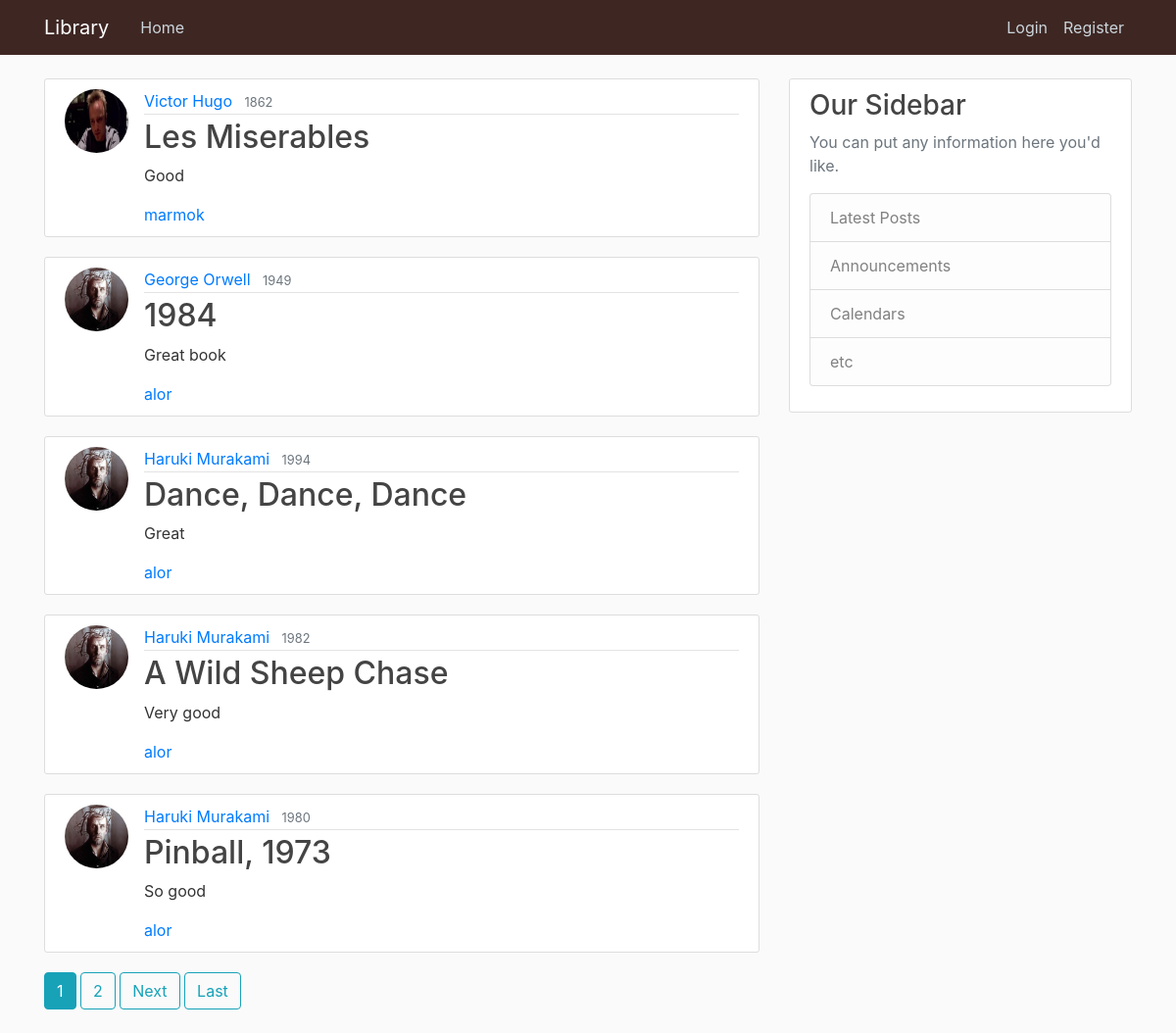
/, run on an earlier commit of the app's database.
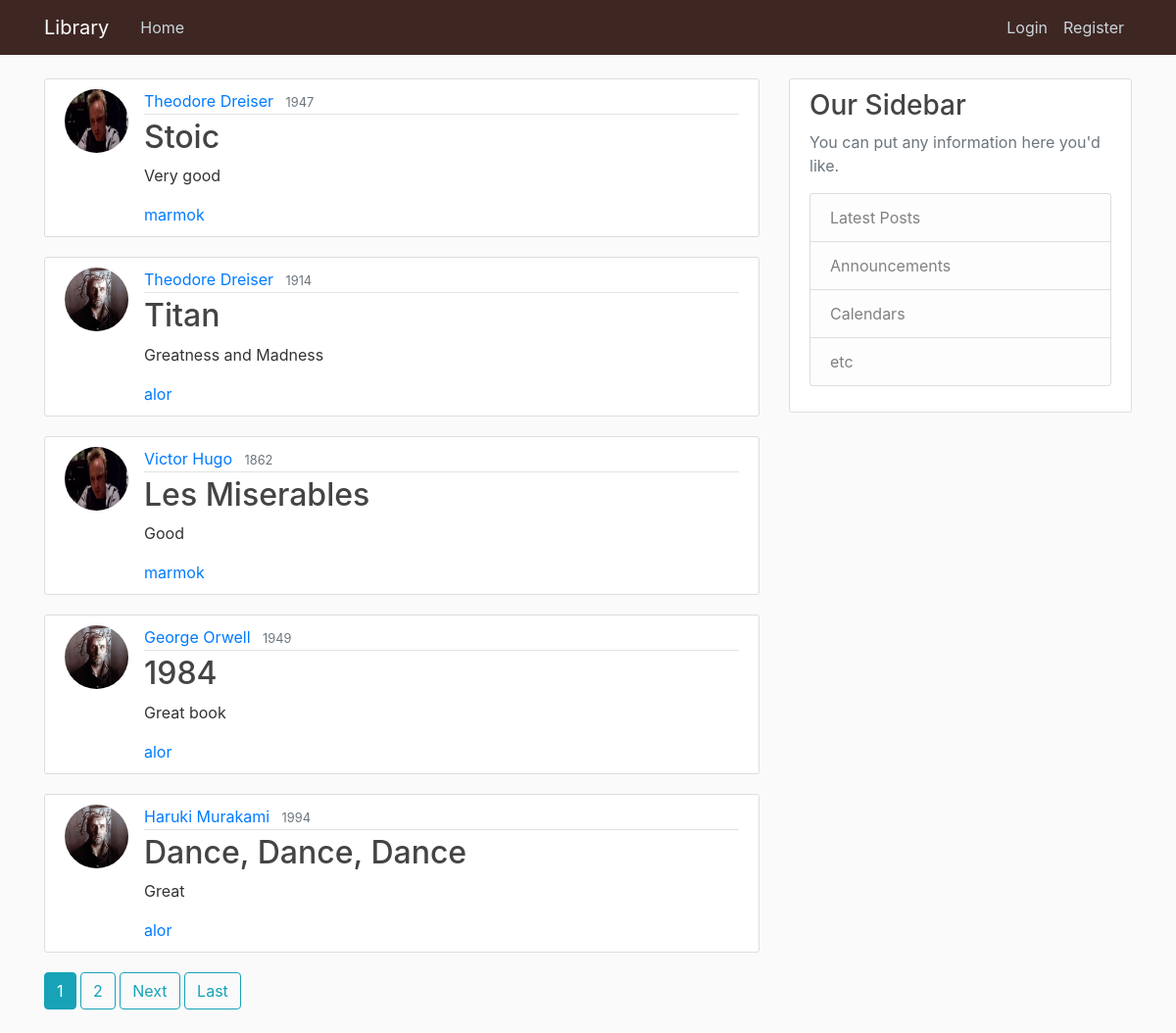
And on a later commit of the database.
### meh/models.py (models this page shows, shortened)
class Book(models.Model):
    title = models.CharField(max_length=100)
    author = models.CharField(max_length=100)
    year = models.CharField(max_length=7)
    about = models.TextField()
    username = models.ForeignKey(User, on_delete=models.CASCADE)
    author_url = models.CharField(max_length=100, blank=True, editable=False)

### users/models.py (models this page shows, shortened)
class Profile(models.Model):
    user = models.OneToOneField(User, on_delete=models.CASCADE)
    image = models.ImageField(default='default.jpg', upload_to="profile_pics")

### meh/views.py (the view)
# urls.py: path('', BookListView.as_view(), name="meh-home"),
class BookListView(ListView):
    model = Book
    template_name = "meh/books.html"
    context_object_name = 'books'
    ordering = ['-id']
    paginate_by = 5

### meh/templates/meh/books.html (shortened to what this page needs)
{% extends "meh/base.html" %}
{% block content %}
    {% for book in books %}
        <article class="media content-section">
            <img class="rounded-circle article-img" src="{{ book.username.profile.image.url }}">
            <div class="media-body">
                <div class="article-metadata">
                    <a class="mr-2" href="{% url 'author-detail' book.author_url %}">{{ book.author }}</a>
                    <small class="text-muted">{{ book.year }}</small>
                </div>
                <h2><a class="article-title" href="{% url 'book-detail' book.id %}">{{ book.title }}</a></h2>
                <p class="article-content">{{ book.about }}</p>
                <a class="mr-2" href="{% url 'user-books' book.username %}">{{ book.username }}</a>
            </div>
        </article>
    {% endfor %}
    {% if is_paginated %}
        {% for num in page_obj.paginator.page_range %}
            {% if page_obj.number == num %}
                <a class="btn btn-info mb-4" href="?page={{ num }}">{{ num }}</a>
            {% elif num > page_obj.number|add:'-3' and num < page_obj.number|add:'3' %}
                <a class="btn btn-outline-info mb-4" href="?page={{ num }}">{{ num }}</a>
            {% endif %}
        {% endfor %}
        {% if page_obj.has_next %}
            <a class="btn btn-outline-info mb-4" href="?page={{ page_obj.next_page_number }}">Next</a>
            <a class="btn btn-outline-info mb-4" href="?page={{ page_obj.paginator.num_pages }}">Last</a>
        {% endif %}
    {% endif %}
{% endblock content %}

What changed in the data, as far as the page shows it:
no longer on this page (row unchanged): Book: username.profile.image (picture), author "Haruki Murakami", year "1982", title "A Wild Sheep Chase", about "Very good", username "alor"
no longer on this page (row edited): Book: username.profile.image (picture), author "Haruki Murakami", year "1980", title "Pinball, 1973", about "So good", username "alor"
added Book: username.profile.image (placeholder picture), author "Theodore Dreiser", year "1947", title "Stoic", about "Very good", username "marmok"
added Book: username.profile.image (picture), author "Theodore Dreiser", year "1914", title "Titan", about "Greatness and Madness", username "alor"
